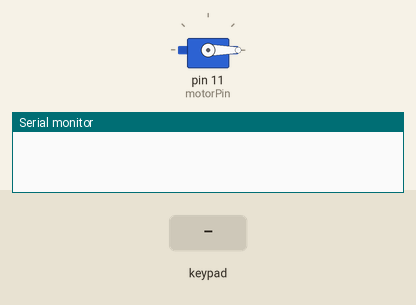
A sketch run on a simulated Arduino Uno, built with avr-gcc and run on an emulated ATmega328P. Parts: servo, the last lines printed to the serial monitor. The inputs (shaded band) are chosen by the test bench.

Above: at 1.2 s.
1.3 s: keypad keys 9 8 7 6 pressed 0.4 s apart
At 1.9 s:
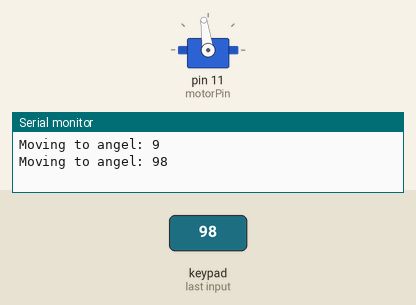
At 3.0 s:
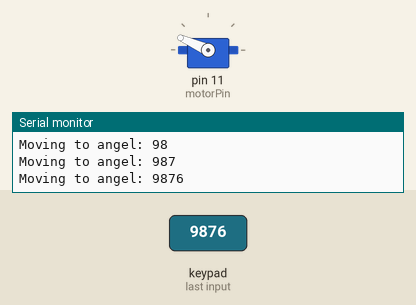
4.4 s: keypad keys 5 4 3 2 # pressed 0.4 s apart
At 5.0 s:
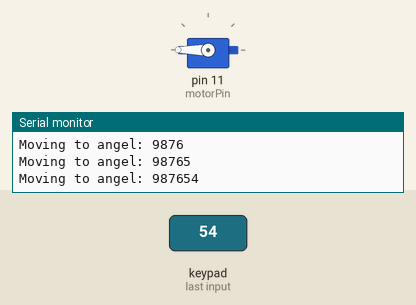
Timing chart, 0 to 7.4 s (numbered marks = the images above; inputs shaded):
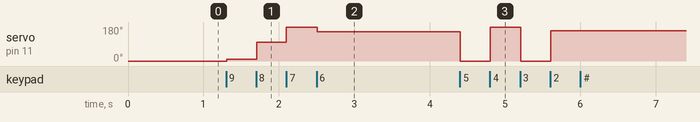

Measured:
- after the input at 1.3 s, servo on pin 11 (motorPin): 0° → 9° at once, → 98° 0.40 s later, → 180° 0.40 s later, → 156° 0.41 s later
- after the input at 4.4 s, servo on pin 11 (motorPin): 156° → 0° at once, → 180° 0.40 s later, → 0° 0.41 s later, → 160° 0.40 s later

The sketch:

code.ino
```cpp
#include <Servo.h>
#include <Keypad.h>

Servo motor;
int motorPin = 11;
String inputedAngel = "";

const byte ROWS = 4;
const byte COLS = 4;

char hexaKeys[ROWS][COLS] = {
  {'1','2','3','A'},
  {'4','5','6','B'},
  {'7','8','9','C'},
  {'*','0','#','D'}
};

byte rowPins[ROWS] = {9, 8, 7, 6};
byte colPins[COLS] = {5, 4, 3, 2};

Keypad customKeypad = Keypad( makeKeymap(hexaKeys), rowPins, colPins, ROWS, COLS);

void setup(){
  Serial.begin(9600);
  motor.attach(motorPin);
  motor.write(0);
}

void loop(){

  char inputedChar = customKeypad.waitForKey();

  if (inputedChar){
    if (inputedChar == '*') // if "*" key is clicked -> reset
    {
      inputedAngel = "";
      motor.write(0);
      Serial.println("Reseting ..");
    }
    else
    {
    inputedAngel += inputedChar;

    int intInputedAngel = inputedAngel.toInt();
    while (intInputedAngel > 360)
    {
      intInputedAngel -= 360;
    }

    Serial.println("Moving to angel: " + inputedAngel);
    motor.write(intInputedAngel);
    delay(100);
    }

  }

}
```
